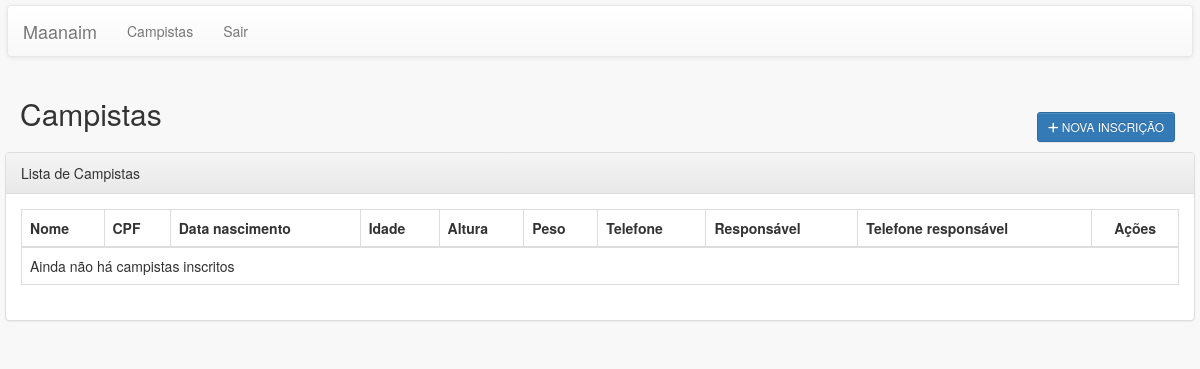
The app's page /maanaim_register/pages/campistas/lista.php, older data.
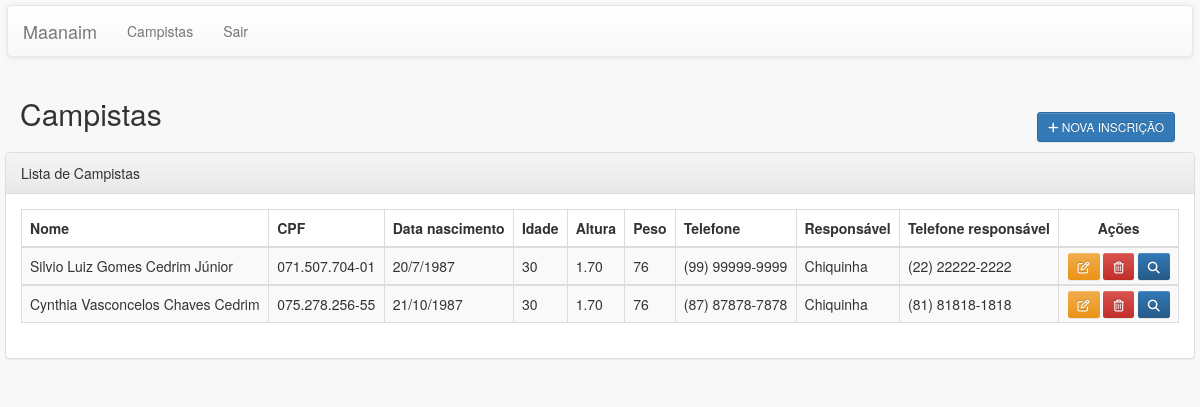
The same page, newer data.
### tables this page shows
CREATE TABLE `campista` (
  `id` int(11) NOT NULL,
  `cpf` varchar(14) NOT NULL,
  `nome` varchar(255) NOT NULL,
  `email` varchar(255) DEFAULT NULL,
  `data_nascimento` varchar(255) NOT NULL,
  `idade` int(11) NOT NULL,
  `rg` varchar(255) DEFAULT NULL,
  `sexo` varchar(9) NOT NULL,
  `peso` double DEFAULT NULL,
  `altura` varchar(5) DEFAULT NULL,
  `camisa` varchar(3) DEFAULT NULL,
  `paroquia` varchar(255) DEFAULT NULL,
  `paroco` varchar(255) DEFAULT NULL,
  `sacramento` varchar(20) DEFAULT NULL,
  `cep` varchar(9) DEFAULT NULL,
  `rua` varchar(255) DEFAULT NULL,
  `numero` int(11) DEFAULT NULL,
  `bairro` varchar(255) DEFAULT NULL,
  `complemento` varchar(255) DEFAULT NULL,
  `cidade` varchar(255) DEFAULT NULL,
  `uf` varchar(2) DEFAULT NULL,
  `telefone` varchar(15) DEFAULT NULL,
  `problema_saude` varchar(255) DEFAULT NULL,
  `remedio` varchar(255) DEFAULT NULL,
  `plano_saude` varchar(255) DEFAULT NULL,
  `conhece_acampamento` varchar(255) DEFAULT NULL,
  `porque_parcicipar` varchar(255) DEFAULT NULL,
  `conhece_campista` varchar(255) DEFAULT NULL,
  `conhece_equipe` varchar(255) DEFAULT NULL,
  `responsavel` varchar(255) DEFAULT NULL,
  `telefone_responsavel` varchar(15) DEFAULT NULL,
  `grau_parentesco` varchar(20) DEFAULT NULL,
  `id_responsavel` int(11) NOT NULL
);

### maanaim_register/resources/functions/DB_Functions.php (called while the page is built, shortened)
<?php
function buscarTodosOsRegistros($table = null)
{
    $found = null;
    try {
        $database = open_database();
        $sql = "SELECT * FROM " . $table;
        $result = $database->query($sql);
        if ($result->num_rows > 0) {
            $found = $result->fetch_all(MYSQLI_ASSOC);
        }
    } catch (Exception $e) {
        $_SESSION['message'] = $e->GetMessage();
        $_SESSION['type'] = 'danger';
    }
    return $found;
}

### maanaim_register/resources/functions/Functions.php (called while the page is built, shortened)
<?php
function Mask($mask,$str){
    $str = str_replace(" ","",$str);
    for($i=0;$i<strlen($str);$i++){
        $mask[strpos($mask,"#")] = $str[$i];
    }
    return $mask;
}
?>

### maanaim_register/pages/campistas/lista.php (the view, shortened to what this page needs)
<?php
require_once ('../include/header.php');
require_once ('../menu/menu.php');
$dados = buscarTodosOsRegistros(CAMPISTA);
?>
<!DOCTYPE html>
<html lang="pt-br">
    <body>
    	<div class="col-md-12">
       		<header>
        		<div class="row">
            		<div class="col-sm-6">
            			<h2>Campistas</h2>
            		</div>
    				<div class="col-sm-6 text-right h2" align="right">
    					<a href="adicionar.php" class="btn btn-sm btn-primary"><i class="fa fa-plus" aria-hidden="true"></i> Nova Inscri&ccedil;&atilde;o</a>
    				</div>
        		</div>
        	</header>
        	<div class="row">
        		<div class="panel panel-default">
            		<div class="panel-heading">Lista de Campistas</div>
            			<div class="panel-body">
                			<table class="table table-bordered table-striped">
                				<thead  class="blue-grey lighten-4">
                					<tr>
                						<th>Nome</th>
                						<th>CPF</th>
                						<th>Data nascimento</th>
                						<th>Idade</th>
                						<th>Altura</th>
                						<th>Peso</th>
                						<th>Telefone</th>
                						<th>Respons&aacutevel</th>
                						<th>Telefone respons&aacutevel</th>
                						<th class="ui-state-default text-center">A&ccedil;&otilde;es</th>
                					</tr>
                				</thead>
                				<?php
                				if(count($dados) > 0){
                				    foreach ($dados as $campista){
                				?>
                				<tbody>
                					<tr>
                						<td><?php echo $campista['nome']; ?></td>
                						<td><?php echo Mask('###.###.###-##', $campista['cpf']); ?></td>
                						<td><?php echo $campista['data_nascimento']; ?></td>
                						<td><?php echo $campista['idade']; ?></td>
                						<td><?php echo $campista['altura']; ?></td>
                						<td><?php echo $campista['peso']; ?></td>
                						<td><?php echo $campista['telefone']; ?></td>
                						<td><?php echo $campista['responsavel']; ?></td>
                						<td><?php echo $campista['telefone_responsavel']; ?></td>
                						<td align="center">
                							<a title="Alterar" class="btn-sm btn-warning tooltipBtn" href="editar.php?id=<?php echo $campista['id']?>"><i class="fa fa-pencil-square-o"></i></a>
                   							<a title="Excluir" class="btn-sm btn-danger tooltipBtn" href="excluir.php?id=<?php echo $campista['id']?>" id="btn-excluir"><i class="fa fa-trash-o"></i></a>
                   							<a title="Detlahes" class="btn-sm btn-primary tooltipBtn" data-toggle="modal" data-target="#modalDetalhes">
                                              <i class="fa fa-search"></i>
                                            </a>
                   						</td>
                					</tr>
                				</tbody>
                				<?php
                				    }
            				    }else {?>
            				    <tfoot>
                					<tr>
                						<td colspan="10">Ainda n&atildeo h&aacute campistas inscritos</td>
            						</tr>
        						</tfoot>
            				    <?php
                				}
            				    ?>
                			</table>
            		</div>
        		</div>
    		</div>
    	</div>
    </body>
</html>

### maanaim_register/pages/include/header.php (shortened to what this page needs)
<?php
require_once ('../../resources/functions/DB_Functions.php');
require_once ('../../resources/functions/Functions.php');
?>
<!DOCTYPE html>
<html>
    <head>
        <link href="../../bootstrap-3.3.7/css/bootstrap.css" rel="stylesheet">
        <link href="../../bootstrap-3.3.7/css/bootstrap-theme.css" rel="stylesheet">
		<link href="../../bootstrap-3.3.7/css/estilo.css" rel="stylesheet" />
		<link href="../../bootstrap-3.3.7/css/bootstrap-datetimepicker.css" rel="stylesheet">
        <link type="text/css" rel="stylesheet" href="../../bootstrap-3.3.7/css/ui.css?ln=css" />
        <link type="text/css" rel="stylesheet" href="../../bootstrap-3.3.7/css/messages.css?ln=css" />
        <link type="text/css" rel="stylesheet" href="../../bootstrap-3.3.7/css/bootstrap.css?ln=css" />
        <link type="text/css" rel="stylesheet" href="../../bootstrap-3.3.7/css/sb-admin.css?ln=css" />
        <link type="text/css" rel="stylesheet" href="../../bootstrap-3.3.7/css/datatable.css?ln=css" />
		<link rel="stylesheet" href="https://use.fontawesome.com/733ba84802.css">
    </head>
</html>

### maanaim_register/pages/menu/menu.php (shortened to what this page needs)
<?php session_start();
require_once ('../../resources/functions/Functions.php');?>
<div class="row" style="margin-left: 2px; margin-right: 2px;">
	<nav class="navbar navbar-default">
		<div class="container-fluid">
			<div class="navbar-header">
				<a class="navbar-brand">Maanaim</a>
			</div>
			<div id="navbar" class="navbar-collapse collapse">
				<ul class="nav navbar-nav">
					<li><a href="../campistas/lista.php">Campistas</a></li>
					<li><a href="../login/login.php">Sair</a></li>
				</ul>
			</div>
		</div>
	</nav>
</div>

Row changes from the older to the newer data that the page shows:
added campista: nome "Silvio Luiz Gomes Cedrim Júnior", cpf "071.507.704-01", data_nascimento "20/7/1987", idade "30", altura "1.70", peso "76", telefone "(99) 99999-9999", responsavel "Chiquinha", telefone_responsavel "(22) 22222-2222"
added campista: nome "Cynthia Vasconcelos Chaves Cedrim", cpf "075.278.256-55", data_nascimento "21/10/1987", idade "30", altura "1.70", peso "76", telefone "(87) 87878-7878", responsavel "Chiquinha", telefone_responsavel "(81) 81818-1818"
Text that changed along with them:
text no longer shown: "Ainda não há campistas inscritos"
